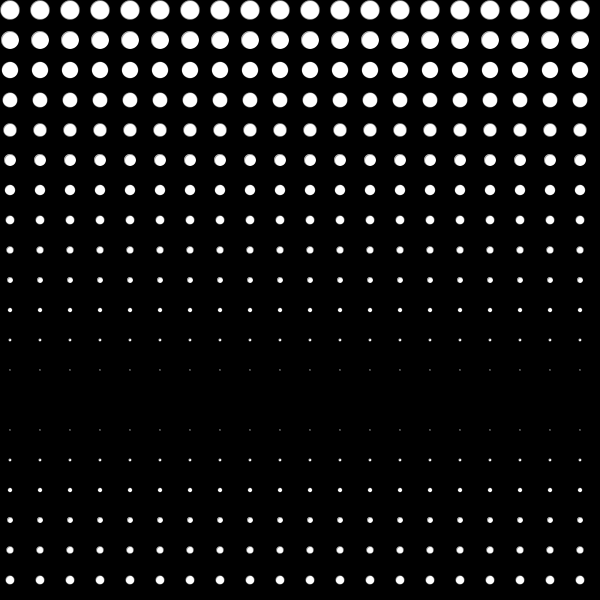
Frame 1 (no input)
Frame 60 (the mouse pressed at the canvas centre just before this capture): identical to frame 1, image omitted
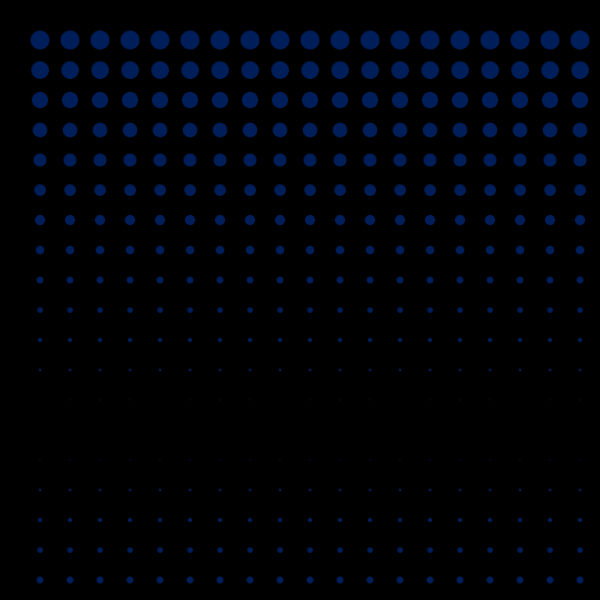
Frame 120 (the mouse held since frame 60 and released just before this capture)

The Processing sketch that drew these frames (run headless with seeded random() and noise(); from frame 60 on, the mouse is pressed at the canvas centre):

// Processing sketch: processing_164346
// ── processing_164346.pde

int counter;

void setup(){
  size (600, 600);
  smooth();
  stroke(0, 102);
}

void draw(){
  background(0);
  for(int i = 10; i < width; i += 30) {
    for(int u = 10; u < height; u += 30){
      ellipse(i + mouseX*0.1, u + mouseY*0.1, 20-u*0.05, 20-u*0.05);
    }
  }

}

void mousePressed(){
  for(int counter = 0; counter< 255; counter += 5){
    fill(0, 30, 90);
  }
}

void mouseReleased(){
  counter ++;
  fill(255);
  println(counter);
}
